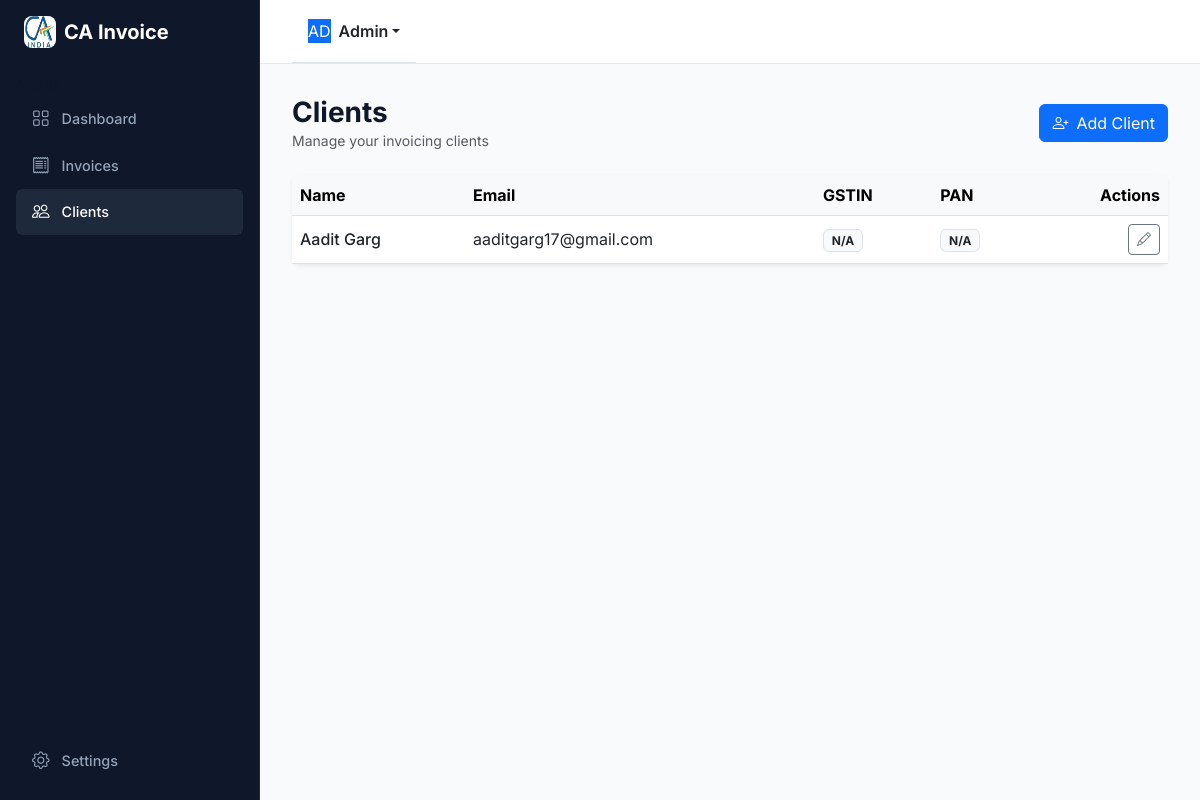
The app's page /clients with its own data.
### app/models.py (models this page shows)
class Client(db.Model):
    __tablename__ = 'clients'
    id = db.Column(db.Integer, primary_key=True)
    name = db.Column(db.String(150), nullable=False)
    email = db.Column(db.String(150))
    address = db.Column(db.Text, nullable=False)
    gstin = db.Column(db.String(20))
    pan = db.Column(db.String(20))
    created_at = db.Column(db.DateTime, default=datetime.utcnow)
    invoices = db.relationship('Invoice', backref='client', lazy=True)

### app/routes.py (the view)
@main_bp.route('/clients', methods=['GET'])
def clients():
    all_clients = Client.query.order_by(Client.created_at.desc()).all()
    return render_template('clients.html', clients=all_clients)

### app/templates/clients.html (shortened to what this page needs)
{% extends "base.html" %}
{% block content %}
<div class="d-flex justify-content-between align-items-center mb-4">
    <div>
        <h3 class="fw-bold mb-0">Clients</h3>
        <p class="text-muted small mb-0">Manage your invoicing clients</p>
    </div>
    <div>
        <a href="{{ url_for('main.new_client') }}" class="btn btn-primary">
            <i class="bi bi-person-plus me-2"></i>Add Client
        </a>
    </div>
</div>
<div class="ca-card border-0 shadow-sm bg-white">
    <div class="table-responsive">
        <table class="table table-hover align-middle mb-0">
            <thead class="table-light">
                <tr>
                    <th>Name</th>
                    <th>Email</th>
                    <th>GSTIN</th>
                    <th>PAN</th>
                    <th class="text-end">Actions</th>
                </tr>
            </thead>
            <tbody>
                {% for client in clients %}
                <tr>
                    <td class="fw-medium">{{ client.name }}</td>
                    <td>{{ client.email or '-' }}</td>
                    <td><span class="badge bg-light text-dark border">{{ client.gstin or 'N/A' }}</span></td>
                    <td><span class="badge bg-light text-dark border">{{ client.pan or 'N/A' }}</span></td>
                    <td class="text-end">
                        <a href="{{ url_for('main.edit_client', id=client.id) }}" class="btn btn-sm btn-outline-secondary py-1 px-2" title="Edit">
                            <i class="bi bi-pencil"></i>
                        </a>
                    </td>
                </tr>
                {% else %}
                <tr>
                    <td colspan="5" class="text-center text-muted py-4">No clients found. Click "Add Client" to create one.</td>
                </tr>
                {% endfor %}
            </tbody>
        </table>
    </div>
</div>
{% endblock %}

### app/static/css/app.css (style rules this page uses)
:root { --ca-sidebar-bg: #0F172A; --ca-sidebar-text: #94A3B8; --ca-sidebar-text-hover: #F8FAFC; --ca-sidebar-active: #1E293B; --ca-header-bg: #FFFFFF; --ca-main-bg: #F8FAFC; --ca-border: #E2E8F0; --ca-primary: #2563EB; --ca-primary-hover: #1D4ED8; --ca-text-dark: #0F172A; --ca-text-muted: #64748B; }
body { margin: 0; padding: 0; font-family: 'Inter', -apple-system, BlinkMacSystemFont, 'Segoe UI', Roboto, sans-serif; background-color: var(--ca-main-bg); color: var(--ca-text-dark); }
.ca-card { background: #FFFFFF; border: 1px solid var(--ca-border); border-radius: 8px; box-shadow: 0 1px 3px rgba(0,0,0,0.02); }

### records on screen
Client: name "Aadit Garg", email "aaditgarg17@gmail.com", gstin "N/A", pan "N/A"

### other values on screen
{{ session.get('firm_name', 'CA Invoice') }} "CA Invoice"
{{ session.get('admin_email', 'Admin') }} "Admin"
